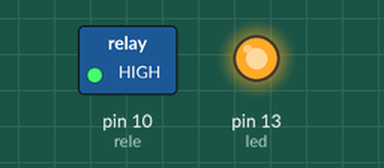
A sketch run on a simulated Arduino Uno, built with avr-gcc and run on an emulated ATmega328P. On the bench: switched loads named in the sketch (green lamp = pin HIGH), output pins drawn as LEDs (lit = HIGH). Pins used as bus, display or sensor lines are not drawn.

Above: at 0.1 s.
At 31.1 s:
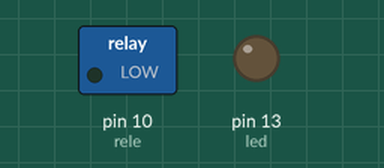
Timing chart, 0 to 32.6 s (numbered marks = the images above):
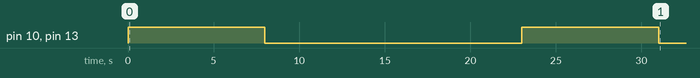

The sketch:

rafita1.ino
```cpp
#include "LowPower.h"

int cuentatotal = 0;
int periodo = 120;               //m, cada cuanto quiero que de el agua, 120s
int cuenta = periodo * 60 / 8;  //s, valor a contar para cumplir el largo de ciclo deseado
int triego = 15;                //s, tiempo que se da el agua cada vez

int vcc = 8;
int gnd = 9;
int rele = 10;  //salida a la que esta conectada el rele
int boton = 2;  //pin 2 despierta por interrupt 0
int estadoboton = HIGH;
int led = 13;   //debug

void despierta()
{
  estadoboton = LOW;
  // Just a handler for the pin interrupt.
}

void setup() {
  pinMode(led, OUTPUT);   //debug
  pinMode(rele, OUTPUT);
  pinMode(boton, INPUT);
  pinMode(vcc, OUTPUT);
  pinMode(gnd, OUTPUT);
  digitalWrite(led, HIGH);  //debug
  digitalWrite(rele, HIGH); //parte apagado (se prende con 0)
  digitalWrite(vcc, HIGH);
  digitalWrite(gnd, LOW);
}

void loop() {
  // Allow wake up pin to trigger interrupt on low.
  attachInterrupt(0, despierta, LOW);//interrupt del boton cuando se va a GND
  // Enter power down state with ADC and BOD module disabled.
  // Wake up when wake up pin is low.
  LowPower.powerDown(SLEEP_8S, ADC_OFF, BOD_OFF);
  // Disable external pin interrupt on wake up pin.
  detachInterrupt(0);

  if (estadoboton == LOW) {
    digitalWrite(led, LOW);   //si esta apretado el boton, da el agua
    digitalWrite(rele, LOW);  //debug
    estadoboton = HIGH;
  }
  else {
    digitalWrite(led, HIGH);
    digitalWrite(rele, HIGH);   //debug
  }

  cuentatotal ++;

  if (cuentatotal <= cuenta) {
    digitalWrite(rele, LOW);    //doy el agua
    digitalWrite(led, LOW);     //debug
    delay(triego * 1000);       //riego
    digitalWrite(rele, HIGH);   //corto el agua
    digitalWrite(led, HIGH);    //debug
    cuentatotal = 0;
  }
}
```

Measured:
- by itself, pin 10 (rele), pin 13 (led): HIGH → LOW at 8.0 s, → HIGH 15.0 s later, → LOW 8.0 s later
